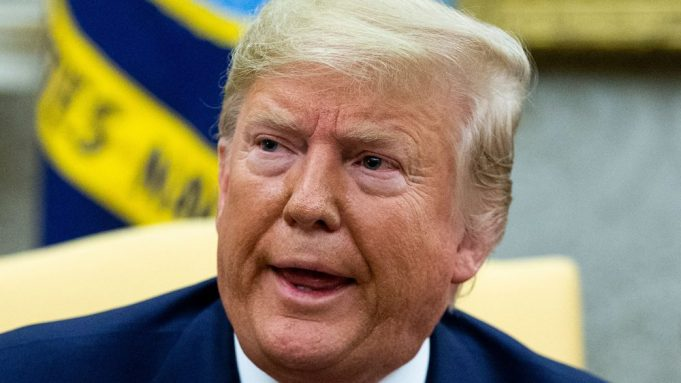
#> input picture president/trump/a.jpg, 681 x 383 px
$ python img_to_number..py
#> lines starting #> are read from the running program, lines starting #| are printed output that depends on the picture
import numpy as np
import matplotlib.pyplot as plt
import os
import cv2

DATADIR = "president"
CATAGORIES = ["trump", "kimjongun"]

for category in CATAGORIES:
    path = os.path.join(DATADIR, category)
    for img in os.listdir(path):
        img_array = cv2.imread(os.path.join(path, img), cv2.IMREAD_GRAYSCALE)
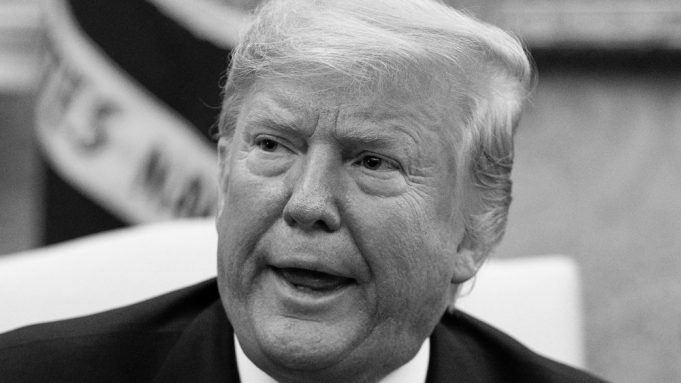
#> img_array: shape (383, 681); min 0, max 247, mean 132.5
        plt.imshow(img_array, cmap="gray")
        plt.show()
        break
    break

print(img_array)
#> (printed output is left out)
